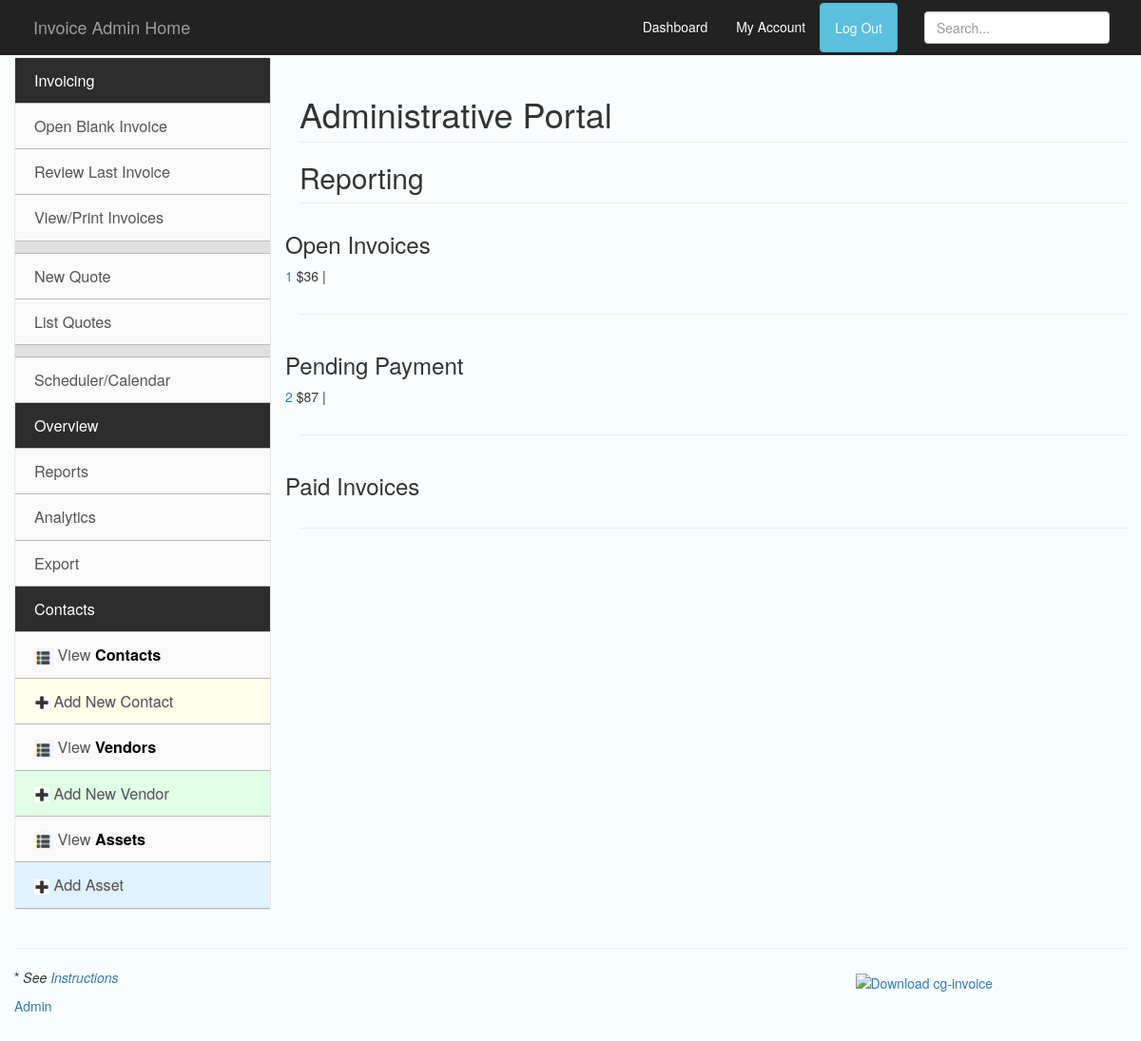
/reports.php (signed in), run on the app's committed database.
### tables this page shows
CREATE TABLE `cginvoice` (
  `id` int(6) NOT NULL,
  `name` varchar(25) NOT NULL DEFAULT '',
  `phone` varchar(16) DEFAULT NULL,
  `address` varchar(225) DEFAULT NULL,
  `date` varchar(30) DEFAULT NULL,
  `invnum` varchar(25) DEFAULT NULL,
  `cust` varchar(12) DEFAULT NULL,
  `model` varchar(50) DEFAULT NULL,
  `work` text NOT NULL,
  `sub` int(7) DEFAULT NULL,
  `tax` int(7) DEFAULT NULL,
  `total` int(11) DEFAULT NULL,
  `paid` varchar(50) DEFAULT NULL,
  `status` tinyint(1) NOT NULL DEFAULT '0'
);

### reports.php (the view, shortened to what this page needs)
<?php
include('header.php');
?>
    <h1 class="page-header">Administrative Portal</h1>
    <h2 class="sub-header">Reporting</h2>
        <div class="row">
            <h3>Open Invoices</h3>
              <ul class="list-inline">
<?php
include_once('inc/db.php'); $q = (int)0;
    $query = 'SELECT * FROM cginvoice WHERE status = "'.$q.'"';
        foreach ($dbh->query($query) as $row) {
?>
<li><a title="edit" href="edit-template.php?id=<?php echo $row['id']; ?>"> <?php echo $row['id']; ?> </a> $<?php echo $row['total']; ?> <span class="tdg"> | </span></li>
<?php } ?>
</ul>
          </div>
<hr>
        <div class="row">
            <h3 id="pending">Pending Payment</h3>
              <ul class="list-inline">
<?php
include_once('inc/db.php'); $q = (int)1;
    $query = 'SELECT * FROM cginvoice WHERE status = "'.$q.'"';
        foreach ($dbh->query($query) as $row) {
?>
<li><a title="edit" href="edit-template.php?id=<?php echo $row['id']; ?>"> <?php echo $row['id']; ?> </a> $<?php echo $row['total']; ?> <span class="tdg"> | </span></li>
<?php } ?>
</ul>
          </div>
<hr>
        <div class="row">
            <h3 id="paid">Paid Invoices</h3>
        </div>
        <hr>
        </div>
      </div>
    </div>
<?php include('footer.php'); ?>

### printstyles.css (style rules this page uses)
body { padding-top: 50px; background: #f8fefe; }
.sub-header { padding-bottom: 10px; border-bottom: 1px solid #eee; }

### data on the page
cginvoice: id "1", total "36"
cginvoice: id "2", total "87"
